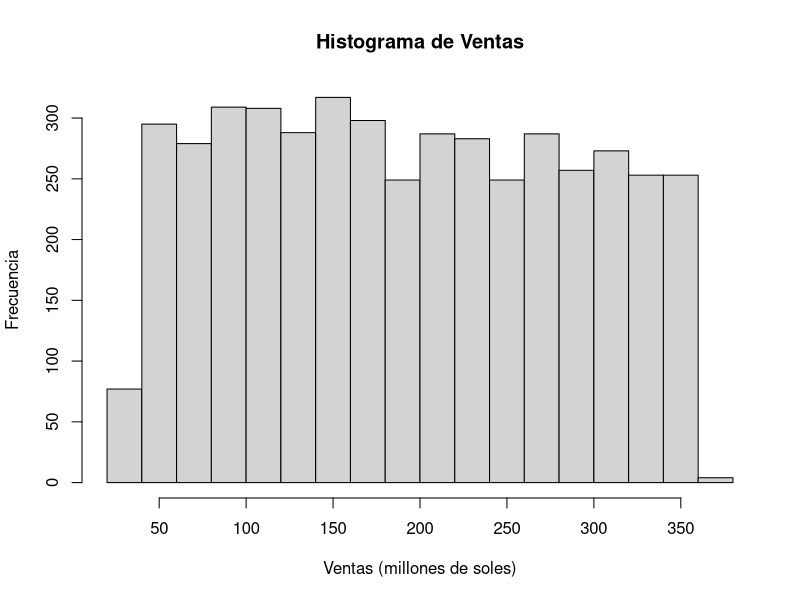
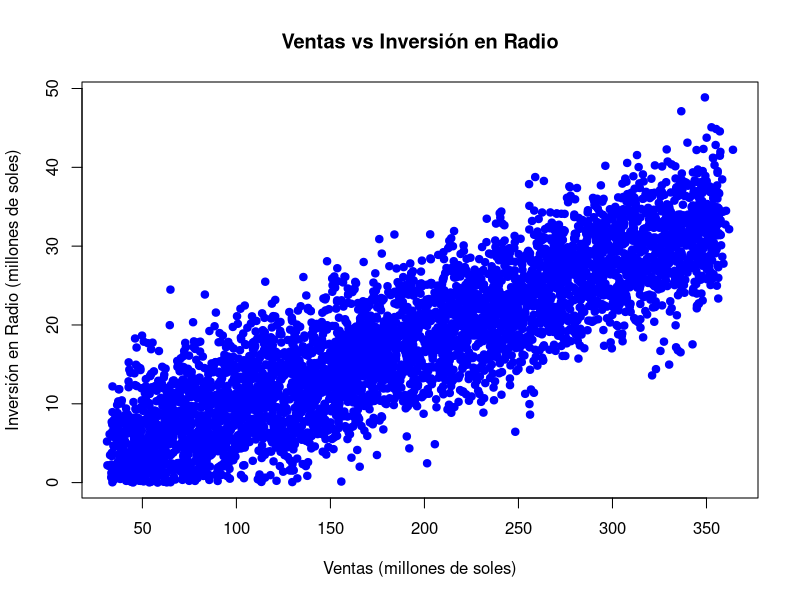

R code for these plots, in order:
###########################################################
# Análisis predictivo de ventas usando R
# Objetivo: Predecir las ventas según inversión en TV, Radio,
# Redes Sociales y tipo de Influencer con regresión lineal múltiple
###########################################################

# 📌 1. Cargar los datos
data <- read.csv("9.csv")

# Convertir variable categórica
data$Influencer <- as.factor(data$Influencer)  # Conversión a factor

# 📊 2. Exploración inicial: Histograma de ventas
options(scipen = 999)  # Evita notación científica
hist(data$Sales,
     xlab = "Ventas (millones de soles)",
     ylab = "Frecuencia",
     main = "Histograma de Ventas")

# 🔍 3. Revisión de valores faltantes (NA)
sum(is.na(data$Sales))   # NAs en ventas
sum(is.na(data$Radio))   # NAs en radio
colSums(is.na(data))     # NAs por columna

# 🔧 4. Limpieza: eliminar filas con NA
data <- na.omit(data)
colSums(is.na(data))     # Confirmación

# 📈 5. Visualización: Dispersión entre ventas y radio
plot(data$Sales, data$Radio,
     xlab = "Ventas (millones de soles)",
     ylab = "Inversión en Radio (millones de soles)",
     main = "Ventas vs Inversión en Radio",
     pch = 19, col = "blue")

# 🧮 6. Análisis descriptivo
table(data$Influencer)               # Distribución por tipo de influencer
cor(data$Sales, data$Radio)          # Correlación con radio
cor(data$Sales, data$TV)             # Correlación con TV
cor(data$Sales, data$Social.Media)   # Correlación con redes sociales

# 📊 7. Modelo de regresión lineal múltiple
modelo <- lm(Sales ~ TV + Radio + Social.Media + Influencer, data = data)

# 📋 8. Resultados del modelo
summary(modelo)
